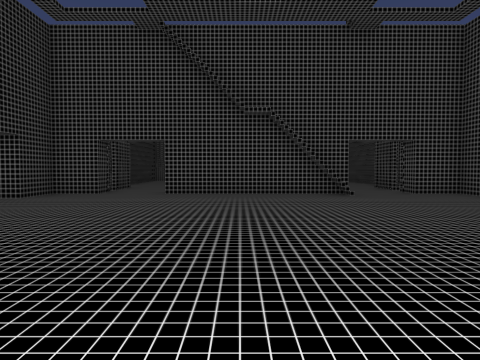
[1] (above)

22 first-person views from a walk through a 3-D level made in the Unity game engine. The camera is 1.5 m above the floor, tilts 2° down and sees 75° across. The floor is counted in squares, 2 m on a side. Each view is taken from the middle of a square. On the plan, view 1 faces up. The plan holds only what a view shows up to about 10 squares ahead; the rest is blank. The place goes on beyond the plan. The player character is not drawn.

[2]
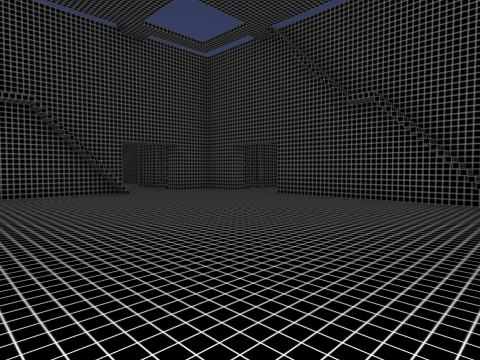

[3]
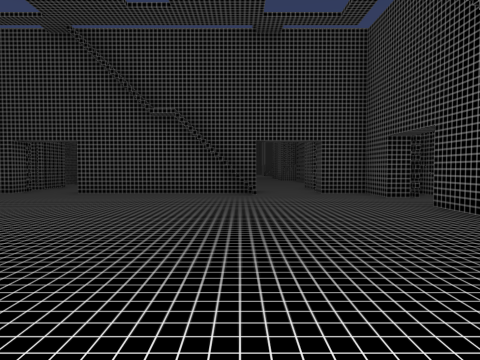

[4]
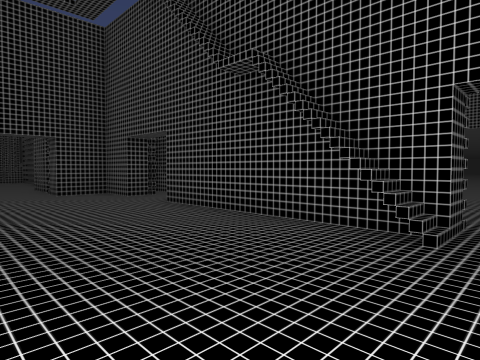

[5]
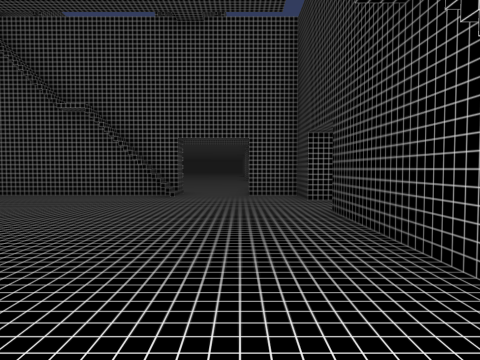

[6]
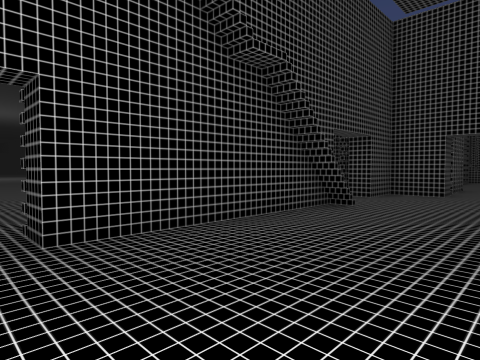

[7]
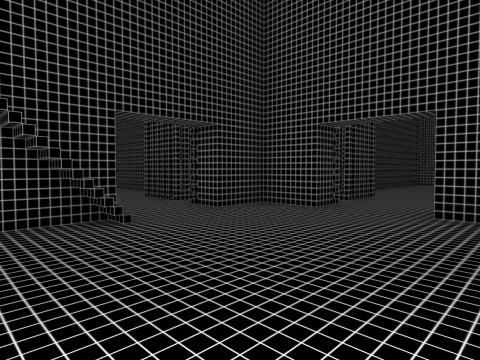

[8]
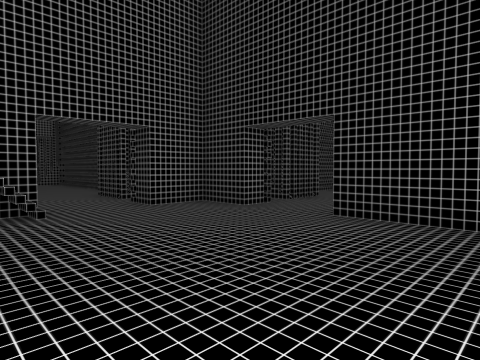

[9]
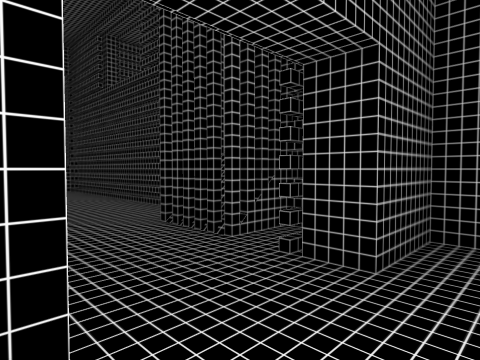

[10]
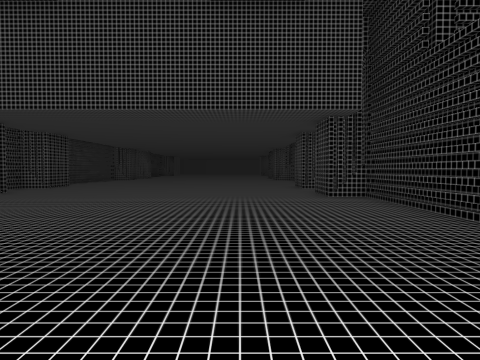

[11]
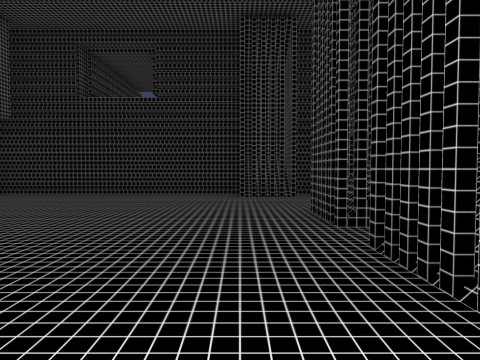

[12]
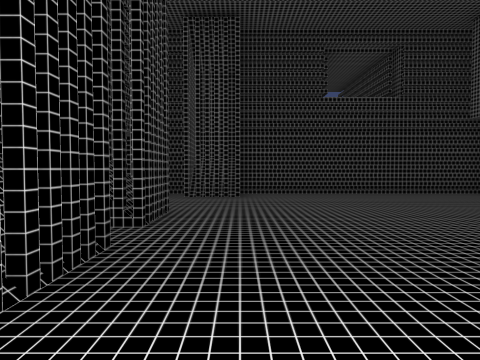

[13]
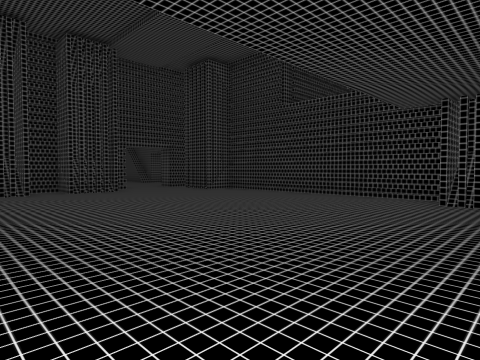

[14]
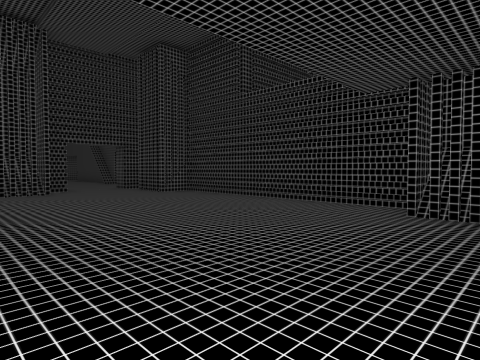

[15]
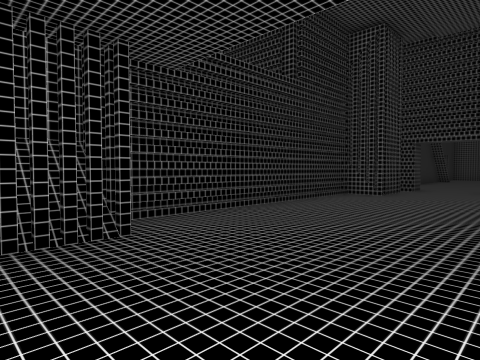

[16]
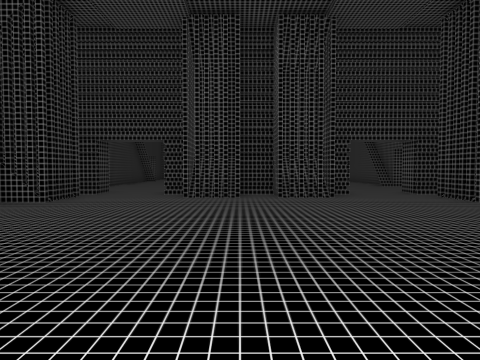

[17]
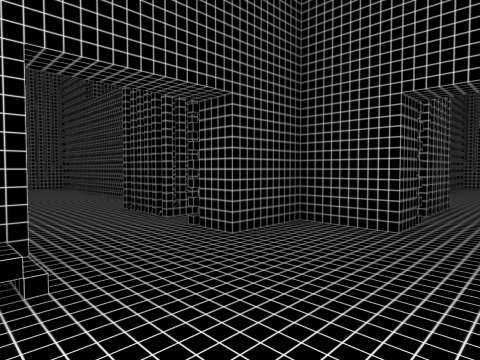

[18]
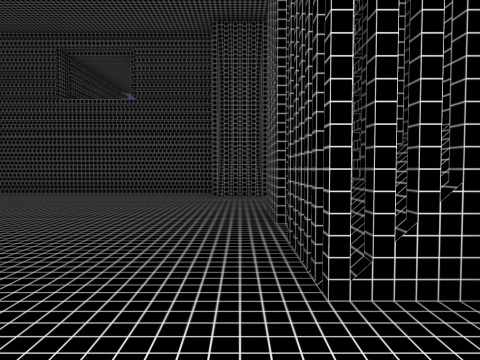

[19]
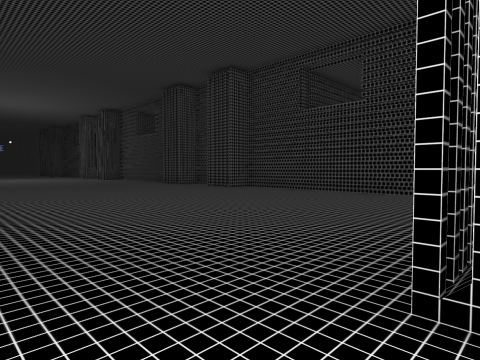

[20]
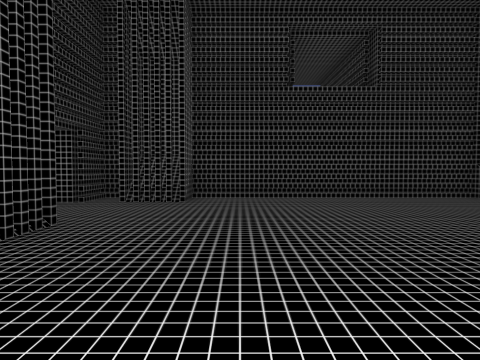

[21]
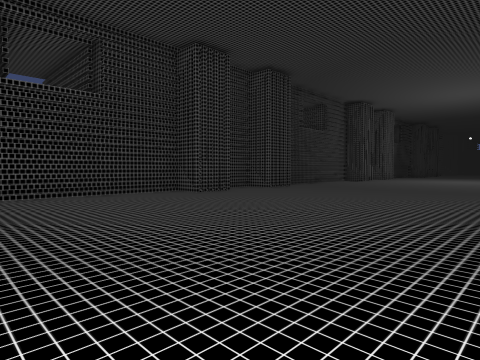

[22]
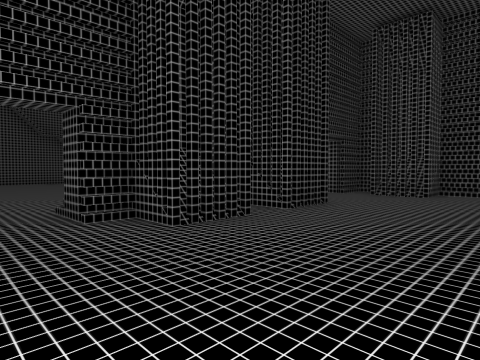

### Floor plan
Key: @ floor where view 1 was taken; # wall or solid block; . floor; = window, fence, low wall or low ledge; ^ raised ledge.
Columns run from 9 left of view 1 to 22 right of it. Each row starts with its distance up from view 1.
 11     ##..
 10    ###.##### ..##
  9 ####.......##...###########
  8 #=##............##=#......
  7  ...........................
  6    #............#............
  5    #............##............
  4    #............##.............
  3    #............##..............
  2    #............#^..............
  1    #............##.............
  0   .......@...............
 -1 .........................
 -2 ####............####......
 -3    ##..######..##  ########
 -4    #....####....#
 -5    ###..####...##
 -6    ###.........##
 -7    #............#
 -8    #............#
 -9    #............#
-10    #............#
-11    #............#
-12    #............#
-13    #..........#.#
-14    ###.........^
-15     ##.........#

Positions as (right, up) in squares from view 1, and headings:
1: (0, 0), facing up
2: (-1, 0), facing up-right
3: (-3, 1), facing right
4: (-3, 1), facing down-right
5: (-4, 6), facing down
6: (-3, 6), facing up-right
7: (-1, 4), facing up-left
8: (-1, 3), facing down-left
9: (-2, -2), facing down-left
10: (-2, -5), facing down
11: (4, -6), facing left
12: (-3, -6), facing right
13: (-2, -15), facing up-right
14: (0, -15), facing up-right
15: (-1, -15), facing up-left
16: (0, -13), facing up
17: (4, 1), facing down-right
18: (9, 7), facing down
19: (8, 7), facing down-right
20: (11, 1), facing up
21: (11, 0), facing up-right
22: (12, -1), facing up-left
